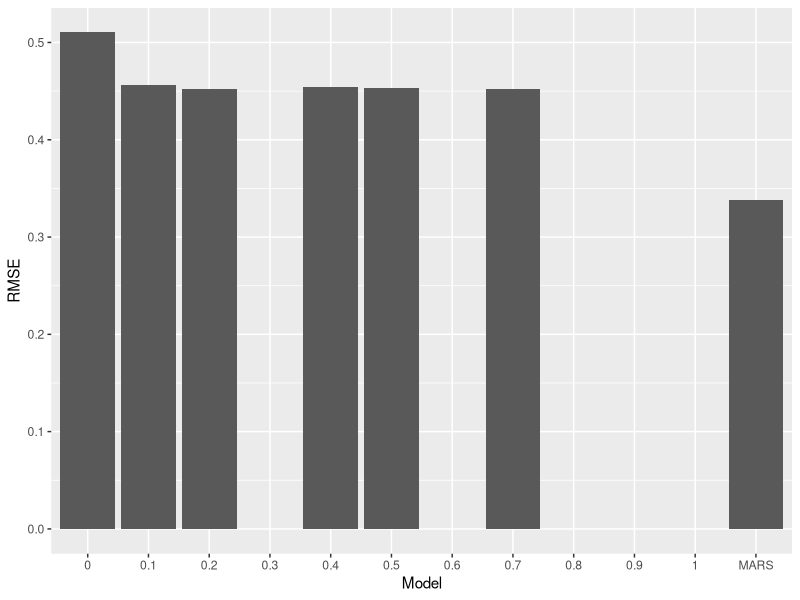
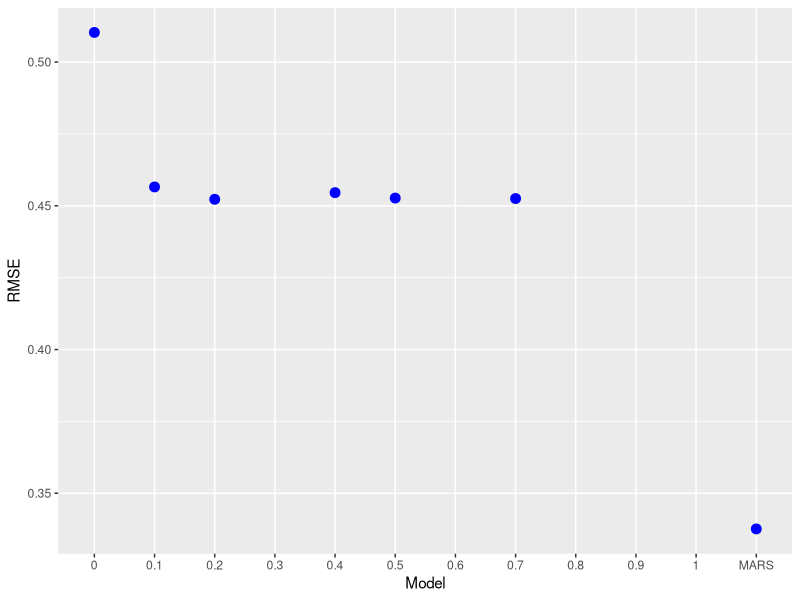

The R script that drew these images, in order:
library(dplyr)
library(glmnet)
library(MLmetrics)
library(ggplot2)
library(earth)

#reading file
rawfile<-read.csv("ObesityDataSet_fixed.csv")

#shuffling data frames
data<-rawfile[sample(nrow(rawfile)),]

#splitting into five sets of training/testing files
#1
trainset_1<-data[423:nrow(data),]
testset_1<-data[1:422,]
#2
trainset_2<-data[1:422,]
trainset_2_tmp<-data[845:nrow(data),]
trainset_2<-rbind(trainset_2,trainset_2_tmp)
testset_2<-data[423:844,]
#3
trainset_3<-data[1:844,]
trainset_3_tmp<-data[1267:nrow(data),]
trainset_3<-rbind(trainset_3,trainset_3_tmp)
testset_3<-data[845:1266,]
#4
trainset_4<-data[1:1266,]
trainset_4_tmp<-data[1689:nrow(data),]
trainset_4<-rbind(trainset_4,trainset_4_tmp)
testset_4<-data[1267:1688,]
#5
trainset_5<-data[1:1688,]
testset_5<-data[1689:2111,]

#gets measured response variables
data_Y<-data[17]
#creates empty vectors to store mean RMSE values
data_RMSE<-rep(NA,11)

###Ridge, Lasso, EN (Applied Methods)
#for each value of alpha
for(i in seq(0,0.7,0.1)){
  #empty vectors to store predicted Y values
  resultsdata<-rep(NA,nrow(rawfile))
  #empty vectors to store RMSE of each group k 
  data_RMSE_tmp<-rep(NA,5)
  #training models
  model_1 <- cv.glmnet(x=as.matrix(trainset_1[1:16]),y=as.matrix(trainset_1[17]),type.measure="mse", 
                          alpha=i,family="gaussian")
  model_2 <- cv.glmnet(x=as.matrix(trainset_2[1:16]),y=as.matrix(trainset_2[17]),type.measure="mse", 
                             alpha=i,family="gaussian")
  model_3 <- cv.glmnet(x=as.matrix(trainset_3[1:16]),y=as.matrix(trainset_3[17]),type.measure="mse", 
                             alpha=i,family="gaussian")
  model_4 <- cv.glmnet(x=as.matrix(trainset_4[1:16]),y=as.matrix(trainset_4[17]),type.measure="mse", 
                             alpha=i,family="gaussian")
  model_5 <- cv.glmnet(x=as.matrix(trainset_5[1:16]),y=as.matrix(trainset_5[17]),type.measure="mse", 
                             alpha=i,family="gaussian")
  #predicting Ys
  pred_1 <- predict(model_1,s=model_1$lambda.1se,
                           newx=as.matrix(testset_1[1:16]))
  pred_2 <- predict(model_2,s=model_2$lambda.1se,
                          newx=as.matrix(testset_2[1:16]))
  pred_3 <- predict(model_3,s=model_3$lambda.1se,
                          newx=as.matrix(testset_3[1:16]))
  pred_4 <- predict(model_4,s=model_4$lambda.1se,
                          newx=as.matrix(testset_4[1:16]))
  pred_5 <- predict(model_5,s=model_1$lambda.1se,
                          newx=as.matrix(testset_5[1:16]))
  #appends predicted Y values to the dataframe that contains measured Y values
  resultsdata[1:422]<-pred_1
  resultsdata[423:844]<-pred_2
  resultsdata[845:1266]<-pred_3
  resultsdata[1267:1688]<-pred_4
  resultsdata[1689:2111]<-pred_5
  #for each value of alpha, calculates RMSE of every group k
  #and then computes the average RMSE
  data_Y$alpha<-resultsdata
  data_RMSE_tmp[1]<-RMSE(data_Y$alpha[1:422],data_Y$condition[1:422])
  data_RMSE_tmp[2]<-RMSE(data_Y$alpha[423:844],data_Y$condition[423:844])
  data_RMSE_tmp[3]<-RMSE(data_Y$alpha[845:1266],data_Y$condition[845:1266])
  data_RMSE_tmp[4]<-RMSE(data_Y$alpha[1267:1688],data_Y$condition[1267:1688])
  data_RMSE_tmp[5]<-RMSE(data_Y$alpha[1689:2111],data_Y$condition[1689:2111])
  if (i==0){data_RMSE[1]<-mean(data_RMSE_tmp)}
  else if (i==0.1){data_RMSE[2]<-mean(data_RMSE_tmp)}
  else if (i==0.2){data_RMSE[3]<-mean(data_RMSE_tmp)}
  else if (i==0.3){data_RMSE[4]<-mean(data_RMSE_tmp)}
  else if (i==0.4){data_RMSE[5]<-mean(data_RMSE_tmp)}
  else if (i==0.5){data_RMSE[6]<-mean(data_RMSE_tmp)}
  else if (i==0.6){data_RMSE[7]<-mean(data_RMSE_tmp)}
  else if (i==0.7){data_RMSE[8]<-mean(data_RMSE_tmp)}
  else if (i==0.8){data_RMSE[9]<-mean(data_RMSE_tmp)}
  else if (i==0.9){data_RMSE[10]<-mean(data_RMSE_tmp)}
  else if (i==1){data_RMSE[11]<-mean(data_RMSE_tmp)}
}

#compiling results
compiled<-matrix(data=NA,nrow=11,ncol=2)
compiled[,1]<-seq(0,1,0.1)
compiled[,2]<-data_RMSE
colnames(compiled)<-c("Model","RMSE")
compiled<-as.data.frame(compiled)
compiled[,]<-sapply(compiled[,],as.numeric)


###MARS (Original Analysis)
#builds a model for each k 
fit1<-earth(condition~.,trainset_1)
fit2<-earth(condition~.,trainset_2)
fit3<-earth(condition~.,trainset_3)
fit4<-earth(condition~.,trainset_4)
fit5<-earth(condition~.,trainset_5)

#predicts using each model
prediction1<-predict(fit1,testset_1[1:16])
prediction2<-predict(fit2,testset_2[1:16])
prediction3<-predict(fit3,testset_3[1:16])
prediction4<-predict(fit4,testset_4[1:16])
prediction5<-predict(fit5,testset_5[1:16])

#creates empty vector to store results
marsresultsdata<-rep(NA,nrow(rawfile))
marsresultsdata[1:422]<-prediction1
marsresultsdata[423:844]<-prediction2
marsresultsdata[845:1266]<-prediction3
marsresultsdata[1267:1688]<-prediction4
marsresultsdata[1689:2111]<-prediction5

#appends results to dataframe containing true Y values
data_Y$mars<-marsresultsdata

#computes RMSE
marsdata_RMSE_tmp<-rep(NA,5)
marsdata_RMSE_tmp[1]<-RMSE(data_Y$mars[1:422],data_Y$condition[1:422])
marsdata_RMSE_tmp[2]<-RMSE(data_Y$mars[423:844],data_Y$condition[423:844])
marsdata_RMSE_tmp[3]<-RMSE(data_Y$mars[845:1266],data_Y$condition[845:1266])
marsdata_RMSE_tmp[4]<-RMSE(data_Y$mars[1267:1688],data_Y$condition[1267:1688])
marsdata_RMSE_tmp[5]<-RMSE(data_Y$mars[1689:2111],data_Y$condition[1689:2111])
mars.rmse<-as.data.frame(t(matrix(c("MARS",as.numeric(mean(marsdata_RMSE_tmp))))))
colnames(mars.rmse)<-c("Model","RMSE")
compiled<-rbind(compiled,mars.rmse)
compiled[,2]<-sapply(compiled[,2],as.numeric)

###making plots
ggplot(compiled,aes(x=Model,y=RMSE))+geom_col()
ggplot(compiled,aes(x=Model,y=RMSE))+geom_point(shape=19,color="blue",size=3)
